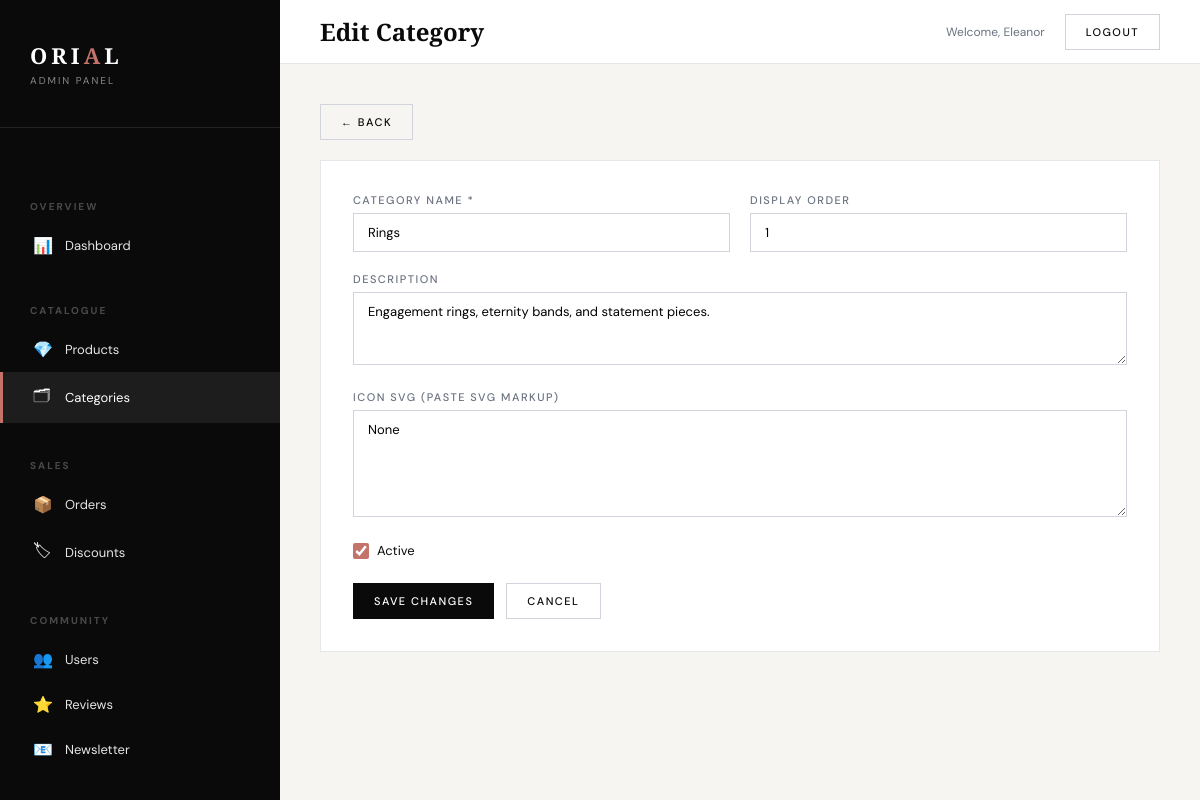
Screenshot of /admin/categories/1/edit (signed in) with the database file from the repository.
### app/models.py (models this page shows, shortened)
class User(db.Model, UserMixin):
    __tablename__ = 'users'
    id = db.Column(db.Integer, primary_key=True)
    first_name = db.Column(db.String(80), nullable=False)
    last_name = db.Column(db.String(80), nullable=True)
    email = db.Column(db.String(120), unique=True, nullable=False)
    password_hash = db.Column(db.String(200), nullable=False)
    is_admin = db.Column(db.Boolean, default=False)
    phone = db.Column(db.String(30))
    address_line1 = db.Column(db.String(200))
    address_line2 = db.Column(db.String(200))
    city = db.Column(db.String(100))
    postcode = db.Column(db.String(20))
    country = db.Column(db.String(100), default='United Kingdom')
    created_at = db.Column(db.DateTime, default=datetime.utcnow)
    is_active = db.Column(db.Boolean, default=True)
    orders = db.relationship('Order', backref='customer', lazy=True)
    reviews = db.relationship('Review', backref='author', lazy=True)
    wishlist_items = db.relationship('Wishlist', backref='user', lazy=True)
    cart_items = db.relationship('CartItem', backref='user', lazy=True)

class Category(db.Model):
    __tablename__ = 'categories'
    id = db.Column(db.Integer, primary_key=True)
    name = db.Column(db.String(100), nullable=False)
    slug = db.Column(db.String(120), unique=True, nullable=False)
    description = db.Column(db.Text)
    icon_svg = db.Column(db.Text)          # SVG markup for category icon
    display_order = db.Column(db.Integer, default=0)
    is_active = db.Column(db.Boolean, default=True)
    created_at = db.Column(db.DateTime, default=datetime.utcnow)
    products = db.relationship('Product', backref='category', lazy=True)

### app/blueprints/admin.py (the view, shortened to what this page needs)
@admin_bp.route('/categories/<int:cid>/edit', methods=['GET', 'POST'])
@login_required
@admin_required
def edit_category(cid):
    cat = Category.query.get_or_404(cid)
    return render_template('admin/category_form.html', category=cat)

### app/blueprints/admin.py (called while the page is built)
def admin_required(f):
    @wraps(f)
    def decorated(*args, **kwargs):
        if not current_user.is_authenticated or not current_user.is_admin:
            flash('Admin access required.', 'danger')
            return redirect(url_for('main.index'))
        return f(*args, **kwargs)
    return decorated

### app/models.py (called while the page is built)
@login_manager.user_loader
def load_user(user_id):
    return User.query.get(int(user_id))

### app/templates/admin/category_form.html (shortened to what this page needs)
{% extends 'admin/base_admin.html' %}
{% block page_title %}{{ 'Edit Category' if category else 'New Category' }}{% endblock %}
{% block content %}
<div style="margin-bottom:20px;"><a href="{{ url_for('admin.categories') }}" class="admin-btn secondary">← Back</a>
</div>
<form method="post" class="admin-form">
    <div class="admin-form-grid">
        <div class="admin-form-group">
            <label>Category Name *</label>
            <input type="text" name="name" value="{{ category.name if category else '' }}" required>
        </div>
        <div class="admin-form-group">
            <label>Display Order</label>
            <input type="number" name="display_order" value="{{ category.display_order if category else 0 }}">
        </div>
    </div>
    <div class="admin-form-group">
        <label>Description</label>
        <textarea name="description" rows="3">{{ category.description if category else '' }}</textarea>
    </div>
    <div class="admin-form-group">
        <label>Icon SVG (paste SVG markup)</label>
        <textarea name="icon_svg" rows="5"
            placeholder="<svg ...>...</svg>">{{ category.icon_svg if category else '' }}</textarea>
    </div>
    <label class="check-toggle"><input type="checkbox" name="is_active" {{ 'checked' if not category or
            category.is_active }}> Active</label>
    <div style="margin-top:24px;display:flex;gap:12px;">
        <button type="submit" class="admin-btn primary">{{ 'Save Changes' if category else 'Create Category' }}</button>
        <a href="{{ url_for('admin.categories') }}" class="admin-btn secondary">Cancel</a>
    </div>
</form>
{% endblock %}

### app/templates/admin/base_admin.html (shortened to what this page needs)
<!DOCTYPE html>
<html lang="en">
<head>
    <link rel="stylesheet" href="{{ url_for('static', filename='css/style.css') }}">
</head>
<body>
    <div class="admin-layout">
        <aside class="admin-sidebar">
            <div class="admin-sidebar-logo">
                <a href="{{ url_for('admin.dashboard') }}">ORI<span>A</span>L</a>
                <small>Admin Panel</small>
            </div>
            <nav class="admin-nav">
                <div class="admin-nav-section">Overview</div>
                <a href="{{ url_for('admin.dashboard') }}"
                    class="{{ 'active' if request.endpoint == 'admin.dashboard' }}">
                    <span class="icon">📊</span> Dashboard
                </a>
                <div class="admin-nav-section">Catalogue</div>
                <a href="{{ url_for('admin.products') }}" class="{{ 'active' if 'product' in request.endpoint }}">
                    <span class="icon">💎</span> Products
                </a>
                <a href="{{ url_for('admin.categories') }}" class="{{ 'active' if 'categor' in request.endpoint }}">
                    <span class="icon">🗂</span> Categories
                </a>
                <div class="admin-nav-section">Sales</div>
                <a href="{{ url_for('admin.orders') }}" class="{{ 'active' if 'order' in request.endpoint }}">
                    <span class="icon">📦</span> Orders
                </a>
                <a href="{{ url_for('admin.discounts') }}" class="{{ 'active' if 'discount' in request.endpoint }}">
                    <span class="icon">🏷</span> Discounts
                </a>
                <div class="admin-nav-section">Community</div>
                <a href="{{ url_for('admin.users') }}" class="{{ 'active' if 'user' in request.endpoint }}">
                    <span class="icon">👥</span> Users
                </a>
                <a href="{{ url_for('admin.reviews') }}" class="{{ 'active' if 'review' in request.endpoint }}">
                    <span class="icon">⭐</span> Reviews
                </a>
                <a href="{{ url_for('admin.newsletter_list') }}"
                    class="{{ 'active' if 'newsletter' in request.endpoint }}">
                    <span class="icon">📧</span> Newsletter
                </a>
                <div class="admin-nav-section">Config</div>
            </nav>
        </aside>
        <div class="admin-main">
            <div class="admin-topbar">
                <h1>{% block page_title %}Dashboard{% endblock %}</h1>
                <div class="admin-topbar-right">
                    <span style="font-size:12px;color:#6b7280;">Welcome, {{ current_user.first_name }}</span>
                    <a href="{{ url_for('auth.logout') }}" class="admin-btn secondary">Logout</a>
                </div>
            </div>
            <div class="admin-content">{% block content %}{% endblock %}</div>
        </div>
    </div>
</body>
</html>

### rows the page displays
User: first_name "Eleanor"
Category: name "Rings", display_order "1", description "Engagement rings, eternity bands, and statement pieces.", icon_svg "None"

### other values shown
{{ 'Edit Category' if category else 'New Category' }} "Edit Category"
{{ 'Save Changes' if category else 'Create Category' }} "SAVE CHANGES"
